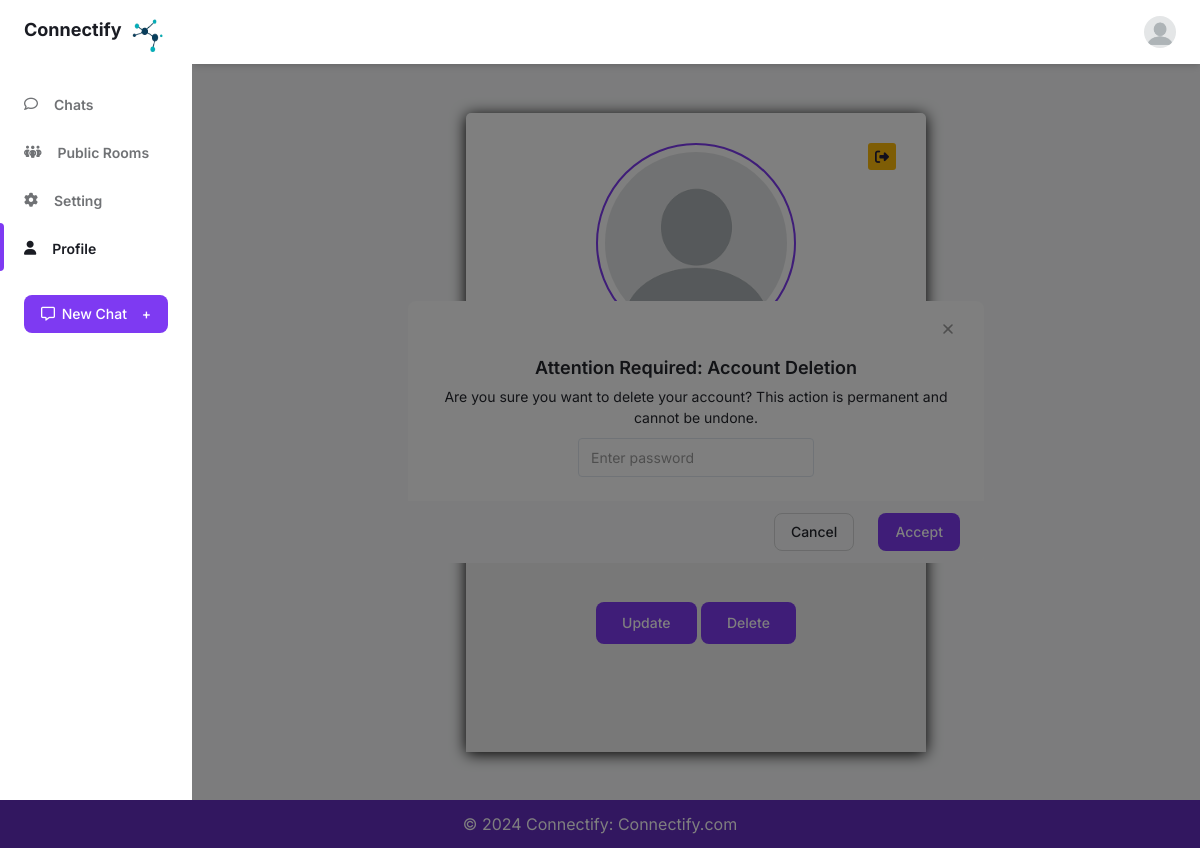
The app's page /Profile_Page/ (signed in), older data.
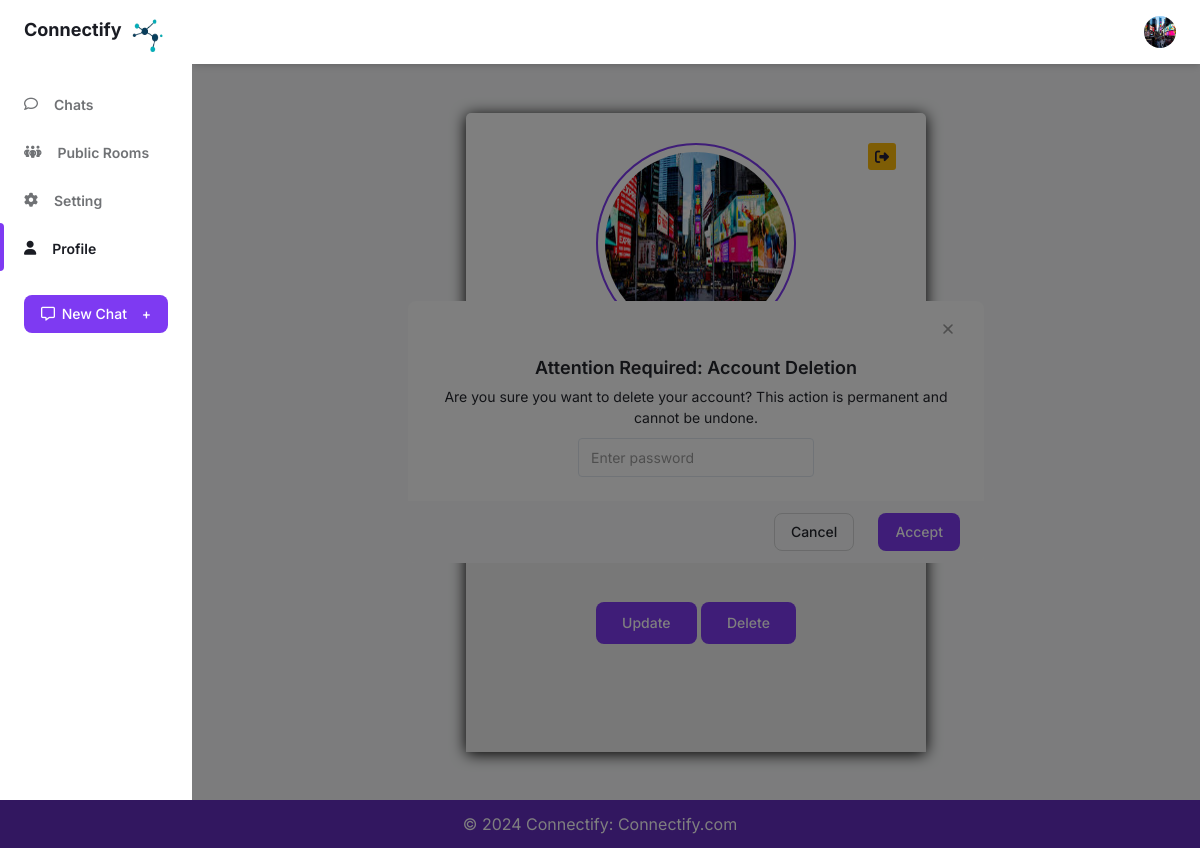
The same page, newer data.
### ChatApp/models.py (models this page shows)
class User_details(models.Model):
    user_id = models.OneToOneField(User,on_delete=models.CASCADE,default=0)
    user_name = models.CharField(max_length=150, unique=True)
    profile_image = models.ImageField(upload_to="Profile_Images",null=True,blank=True,default="logo/default.png")
    Bio = models.CharField(max_length=50,null=True,blank=True,default="Connectify")

### ChatApp/views.py (the view)
# urls.py: path('Profile_Page/',views.Profile_Page,name='Profile_Page'),
def Profile_Page(request):
    try:
        data = User.objects.get(username=request.session['Username'])
        userdata = User_details.objects.get(user_name=request.session['Username'])
    except User.DoesNotExist:
        return redirect(Home_page)
    return render(request,"Profile.html",{'data':data,'userdata':userdata})

### ChatApp/templates/Profile.html (shortened to what this page needs)
<!DOCTYPE html>
{% load static %}
<html :class="{ 'theme-dark': dark }" x-data="data()" lang="en">
<head>
  <link rel="stylesheet" href="https://cdnjs.cloudflare.com/ajax/libs/font-awesome/6.1.1/css/all.min.css"
 />
  <link rel="stylesheet" href="{% static 'webstyle/./assets/css/tailwind.output.css' %}" />
  <link rel="stylesheet" href="https://cdnjs.cloudflare.com/ajax/libs/Chart.js/2.9.3/Chart.min.css" />
</head>
<body>
  <div class="flex h-screen bg-gray-50 dark:bg-gray-900" :class="{ 'overflow-hidden': isSideMenuOpen }">
    <aside style="width:12rem;"
      class="z-20 hidden w-64 overflow-y-auto bg-white dark:bg-gray-800 md:block flex-shrink-0">
      <div class="py-4 text-gray-500 dark:text-gray-400">
        <a class="ml-6 text-lg font-bold text-gray-800 dark:text-gray-200" href="{% url 'Chat_Page' %}">
          Connectify <img style="width:35px; height:40px; margin-left:130px; margin-top:-28px;"
            src="{% static 'webstyle/logo/Connectify_Favivon.png' %}">
        </a>
        <ul class="mt-6">
          <li class="relative px-6 py-3">
            <a class="inline-flex items-center w-full text-sm font-semibold  transition-colors duration-150 hover:text-gray-800 dark:hover:text-gray-200 "
              href="{% url 'Chat_Page' %}">
              <i class="fa-regular fa-comment"></i>
              <span class="ml-4">Chats</span>
            </a>
          </li>
        </ul>
        <ul>
          <li class="relative px-6 py-3">
            <a class="inline-flex items-center w-full text-sm font-semibold  transition-colors duration-150 hover:text-gray-800 dark:hover:text-gray-200 "
              href="{% url 'Public_Room_page' %}">
              <i class="fa-solid fa-people-group"></i>
              <span class="ml-4">Public Rooms</span>
            </a>
          </li>
          <li class="relative px-6 py-3">
            <a class="inline-flex items-center w-full text-sm font-semibold transition-colors duration-150 hover:text-gray-800 dark:hover:text-gray-200"
              href="#">
              <i class="fa-solid fa-gear"></i>
              <span class="ml-4">Setting</span>
            </a>
          </li>
          <li class="relative px-6 py-3">
            <span class="absolute inset-y-0 left-0 w-1 bg-purple-600 rounded-tr-lg rounded-br-lg"
              aria-hidden="true"></span>
            <a class="inline-flex items-center w-full text-sm font-semibold text-gray-800 transition-colors duration-150 hover:text-gray-800 dark:hover:text-gray-200 dark:text-gray-100"
              href="{% url 'Profile_Page' %}">
              <i class="fa-solid fa-user"></i>
              <span class="ml-4">Profile</span>
            </a>
          </li>
        </ul>
        <div class="px-6 my-6">
          <button
            class="flex items-center justify-between w-full px-4 py-2 text-sm font-medium leading-5 text-white transition-colors duration-150 bg-purple-600 border border-transparent rounded-lg active:bg-purple-600 hover:bg-purple-700 focus:outline-none focus:shadow-outline-purple">
            <i class="fa-regular fa-message"></i>
            <h2>New Chat</h2>
            <span class="ml-2" aria-hidden="true">+</span>
          </button>
        </div>
      </div>
    </aside>
    <div x-show="isSideMenuOpen" x-transition:enter="transition ease-in-out duration-150"
      x-transition:enter-start="opacity-0" x-transition:enter-end="opacity-100"
      x-transition:leave="transition ease-in-out duration-150" x-transition:leave-start="opacity-100"
      x-transition:leave-end="opacity-0"
      class="fixed inset-0 z-10 flex items-end bg-black bg-opacity-50 sm:items-center sm:justify-center"></div>
    <div class="flex flex-col flex-1 w-full">
      <header class="z-10 py-4 bg-white shadow-md dark:bg-gray-800">
        <div
          class="container flex items-center justify-between h-full px-6 mx-auto text-purple-600 dark:text-purple-300">
          <ul class="flex items-center flex-shrink-0 space-x-6">
            <li class="relative">
              <button class="align-middle rounded-full focus:shadow-outline-purple focus:outline-none"
                @click="toggleProfileMenu" @keydown.escape="closeProfileMenu" aria-label="Account" aria-haspopup="true">
                {% if userdata %}
                <img class="object-cover w-8 h-8 rounded-full"
                  src="{{userdata.profile_image.url}}"
                  alt="Profile images" aria-hidden="true" />
                {% endif %}
              </button>
            </li>
          </ul>
        </div>
      </header>
      <main class="h-full overflow-y-auto profile-card">
        <div class="card-container dark:bg-gray-800">
          {% if userdata %}
          <a href="{% url 'logout_view' %}"><span title="Log out" class="pro"><i class="fa-solid fa-right-from-bracket"></i></span></a>
          <img class="round" src="{{ userdata.profile_image.url }}" alt="user" />
          {% if request.session.Username %}
          <h6 style="margin-top: 10px;" class="font-semibold   dark:text-gray-200">{{request.session.Username}}</h6>
          {% endif %}
          {% if data %}
          <h4 style="padding-top: 15px;" class="font-semibold dark:text-gray-200">{{data.email}}</h4>
          {% endif %}
          <p style="margin-top: 10px; font-family: 'Segoe UI', Tahoma, Geneva, Verdana, sans-serif;" class="font-semibold dark:text-gray-200">{{userdata.Bio}}</p>
          {% endif %}
          <div class="buttons dark:bg-gray-800">
            <a href="#">
              <button class="primary px-4 py-2 text-sm font-medium leading-5 text-white transition-colors duration-150 bg-purple-600 border border-transparent rounded-lg active:bg-purple-600 hover:bg-purple-700 focus:outline-none focus:shadow-outline-purple">
                Update
              </button>
            </a>
            <button @click="openModal" class="primary  px-4 py-2 text-sm font-medium leading-5 text-white transition-colors duration-150 bg-purple-600 border border-transparent rounded-lg active:bg-purple-600 hover:bg-purple-700 focus:outline-none focus:shadow-outline-purple">
              Delete
            </button>
          </div>
        </div>
        <div x-show="isModalOpen" x-transition:enter="transition ease-out duration-150" x-transition:enter-start="opacity-0 transform translate-y-1/2" x-transition:enter-end="opacity-100" x-transition:leave="transition ease-in duration-150" x-transition:leave-start="opacity-100" x-transition:leave-end="opacity-0  transform translate-y-1/2" @click.away="closeModal" @keydown.escape="closeModal" class="w-full px-6 py-4 overflow-hidden bg-white rounded-t-lg dark:bg-gray-800 sm:rounded-lg sm:m-4 sm:max-w-xl delete-card" role="dialog" id="modal">
          <header class="flex justify-end">
            <button class="inline-flex items-center justify-center w-6 h-6 text-gray-400 transition-colors duration-150 rounded dark:hover:text-gray-200 hover: hover:text-gray-700" aria-label="close" @click="closeModal">
            </button>
          </header>
          <form action="{% url 'DeleteAccount' %}" method="post">{% csrf_token %}
          <div class="mt-4 mb-6">
            <p class="mb-2 text-lg font-semibold text-gray-700 dark:text-gray-300">
              Attention Required: Account Deletion
            </p>
            <p class="text-sm text-gray-700 dark:text-gray-400">
              Are you sure you want to delete your account? This action is permanent and cannot be undone.
            </p>
            <input style="margin-top: 10px;" class="text-sm dark:border-gray-600 dark:bg-gray-700 focus:border-purple-400 focus:outline-none focus:shadow-outline-purple dark:text-gray-300 dark:focus:shadow-outline-gray form-input"
          placeholder="Enter password"
          name="acc-password"
          type="password" required>
          </div>
          <footer class="flex flex-col items-center justify-end px-6 py-3 -mx-6 -mb-4 space-y-4 sm:space-y-0 sm:space-x-6 sm:flex-row bg-gray-50 dark:bg-gray-800">
            <button @click="closeModal" class=" w-full px-5 py-3 text-sm font-medium leading-5 text-white text-gray-700 transition-colors duration-150 border border-gray-300 rounded-lg dark:text-gray-400 sm:px-4 sm:py-2 sm:w-auto active:bg-transparent hover:border-gray-500 focus:border-gray-500 active:text-gray-500 focus:outline-none focus:shadow-outline-gray">
              Cancel
            </button>
              <button class="delete-btn w-full px-5 py-3 text-sm font-medium leading-5 text-white transition-colors duration-150 bg-purple-600 border border-transparent rounded-lg sm:w-auto sm:px-4 sm:py-2 active:bg-purple-600 hover:bg-purple-700 focus:outline-none focus:shadow-outline-purple" type="submit">
                Accept
              </button>
            </form>
        </div>
      </main>
    </div>
  </div>
  <section class="">
    <footer class="text-center text-white" style="background-color: #7e3af2">
      <div class="text-center p-3" style="background-color: rgba(0, 0, 0, 0.2);">
        © 2024 Connectify:
        <a class="text-white" href="#">Connectify.com</a>
      </div>
    </footer>
  </section>
</body>
</html>

### ChatApp/templates/Profile.html (style rules this page uses)
.profile-card { justify-content: center; text-align: center; display: flex; align-items: center; position: relative; }
.delete-card { position: absolute; }
h6 { margin: 5px 0; text-transform: uppercase; }
p { font-size: 14px; line-height: 21px; }
.card-container { background-color: white; border-radius: 5px; padding-top: 30px; position: relative; width: 460px; text-align: center; max-height: 750px; box-shadow: 0 2px 15px black; }
.card-container .pro { color: #231E39; background-color: #FEBB0B; border-radius: 3px; font-size: 14px; font-weight: bold; padding: 3px 7px; position: absolute; top: 30px; left: auto; right: 30px; }
img { width: 200px; height: 200px; }
.round { margin: auto; }
.card-container .round { border: 2px solid #7e3af2; border-radius: 50%; padding: 7px; }
button.primary { font-weight: 500; padding: 10px 25px; }
.buttons { background-color:#f2f2f2; text-align: left; padding: 100px; margin-top: 50px; text-align: center; height:250px ; }

Row changes from the older to the newer data that the page shows:
changed User_details: profile_image: picture added in place of a placeholder
